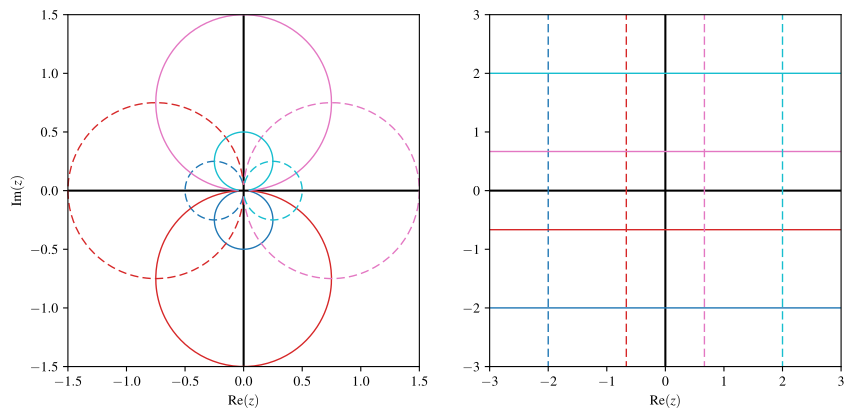

The Python source for this figure:
import numpy as np
import matplotlib.pyplot as plt

plt.rcParams.update({
    'text.usetex': True,
    'font.family': 'serif',
    'font.serif': ['Times New Roman'],
    'text.latex.preamble': r'\usepackage{mathptmx}',
})

def get_colormap(length):
    cmap = plt.get_cmap('tab10')
    col_val = np.linspace(0, 1, length)
    return cmap, col_val

# Funktion
def f(z):
    if abs(z) < 1e-12:
        return np.nan + 1j*np.nan
    return 1 / np.conj(z)

# --- Complex Points ---
path_z = []
path_w = []

z = 1.6 + 0j
w = f(z)

# --- Grid ---
grid_max = 20
grid_max_plot = 2
steps = 4

cmap, col_val = get_colormap(steps)

t = np.linspace(-grid_max, grid_max, 1500)
x_vals = np.linspace(-grid_max_plot, grid_max_plot, steps)
y_vals = np.linspace(-grid_max_plot, grid_max_plot, steps)

# --- Plot Initialisation ---
fig, ax = plt.subplots(1, 2, figsize=(10, 6))

ax[0].axhline(0, color='black', linewidth=1.5)
ax[0].axvline(0, color='black', linewidth=1.5)
ax[1].axhline(0, color='black', linewidth=1.5)
ax[1].axvline(0, color='black', linewidth=1.5)

# --- Plot Grid ---
for x, y, col in zip(x_vals, y_vals, col_val):

    # vertical lines
    z_line1 = t + 1j * y
    w_line1 = np.array([f(z) for z in z_line1])

    ax[0].plot(w_line1.real, w_line1.imag, color=cmap(col), linewidth=1)
    ax[1].plot(z_line1.real, z_line1.imag, color=cmap(col), linewidth=1)

    # horizontal lines
    z_line2 = x + 1j * t
    w_line2 = np.array([f(z) for z in z_line2])

    ax[0].plot(w_line2.real, w_line2.imag, linestyle=(0, (6, 3)), color=cmap(col), linewidth=1)
    ax[1].plot(z_line2.real, z_line2.imag, linestyle=(0, (6, 3)), color=cmap(col), linewidth=1)

# --- Plot Settings ---
ax[0].set_xlabel(r'$\mathrm{Re}(z)$')
ax[0].set_ylabel(r'$\mathrm{Im}(z)$')
ax[0].set_xlim(-1.5, 1.5)
ax[0].set_ylim(-1.5, 1.5)

ax[1].set_xlabel(r'$\mathrm{Re}(z)$')
# ax[1].set_ylabel(r'$\mathrm{Im}(z)$')
ax[1].set_xlim(-3, 3)
ax[1].set_ylim(-3, 3)


ax[0].set_aspect('equal')
ax[1].set_aspect('equal')

plt.savefig("moebius_transform_plot.pdf", bbox_inches="tight")
plt.show()
